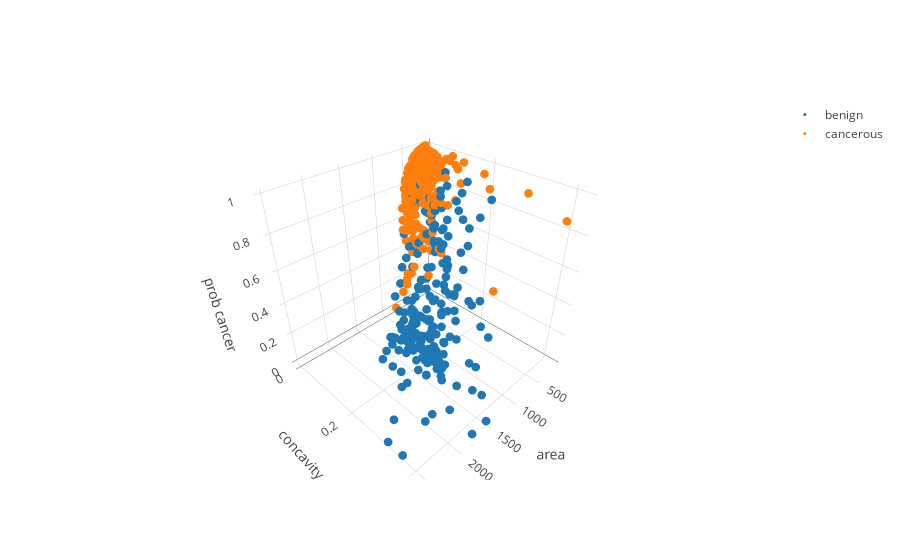

Here is the notebook cell this chart was saved with:
### Markdown cell above
And to convert these into scores...also do in iframe

### Code cell
trace_three_d_benign = dict(
        name = 'benign', x = df_benign['mean_area'], y = df_benign['mean_concavity'], z = df_benign['prediction_probs'],
        type = "scatter3d",    
        mode = 'markers',
        marker = dict( size=3, line=dict(width=0) ) )

trace_three_d_cancerous = dict(
        name = 'cancerous', x = df_cancerous['mean_area'], y = df_cancerous['mean_concavity'], z = df_cancerous['prediction_probs'],
        type = "scatter3d",    
        mode = 'markers',
        marker = dict( size=3, line=dict(width=0) ) )
plot([trace_three_d_benign, trace_three_d_cancerous], {'scene': {'xaxis': {'title': 'area'}, 'yaxis': {'title': 'concavity'}, 'zaxis': {'title': 'prob cancer'}}})

### Figure 1 — Plotly figure (JSON) as saved in the notebook; plotly's stock layout.template omitted (floating-point values rounded to 4 significant figures; data arrays with more than 128 entries replaced by an {"elided": "..."} marker saying what was removed)
{"data": [{"marker": {"line": {"width": 0}, "size": 3}, "mode": "markers", "name": "benign", "type": "scatter3d", "uid": "8c98d0b3-7506-4286-829d-37d9217807ea", "x": {"elided": "212 float values"}, "y": {"elided": "212 float values"}, "z": {"elided": "212 float values"}}, {"marker": {"line": {"width": 0}, "size": 3}, "mode": "markers", "name": "cancerous", "type": "scatter3d", "uid": "1eaba784-ad55-45d6-802a-ce6d57de6a3e", "x": {"elided": "357 float values"}, "y": {"elided": "357 float values"}, "z": {"elided": "357 float values"}}], "layout": {"autosize": true, "scene": {"aspectmode": "auto", "aspectratio": {"x": 1, "y": 1, "z": 1}, "xaxis": {"title": {"text": "area"}, "type": "linear"}, "yaxis": {"title": {"text": "concavity"}, "type": "linear"}, "zaxis": {"title": {"text": "prob cancer"}, "type": "linear"}}}}
